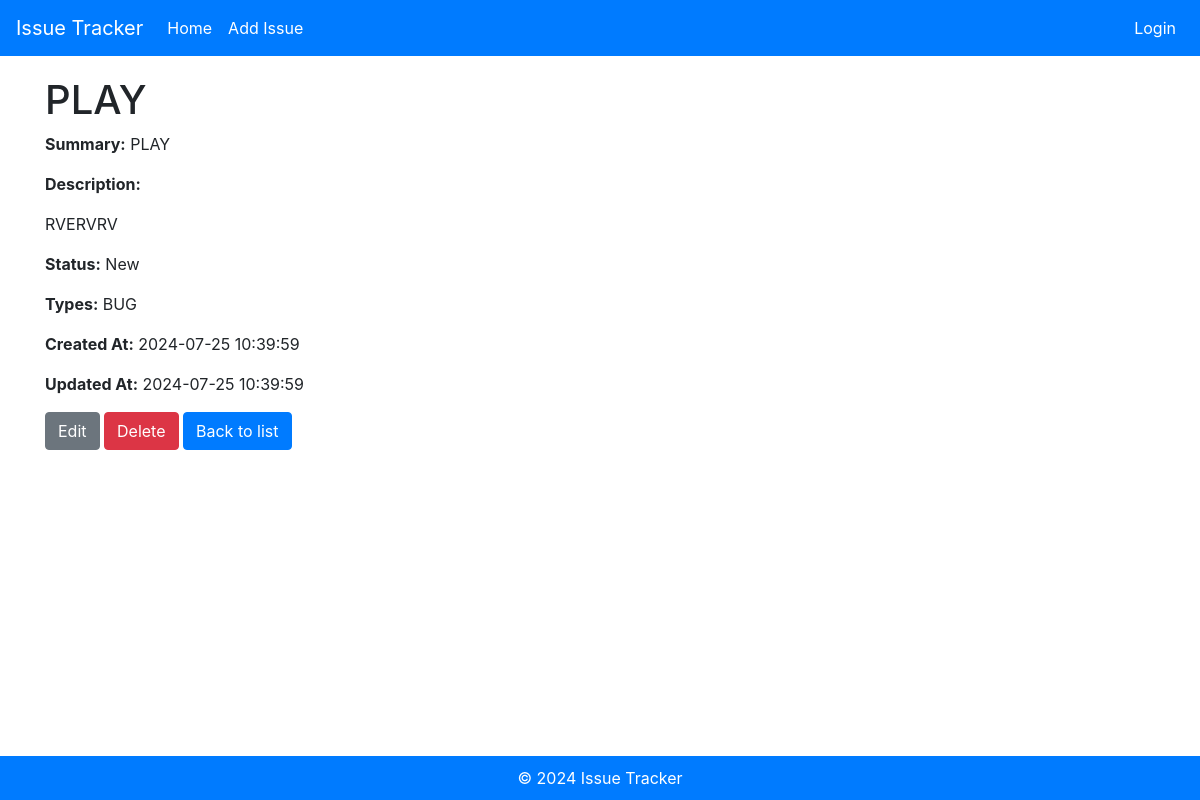
Page /issues/2/ on the earlier database version.
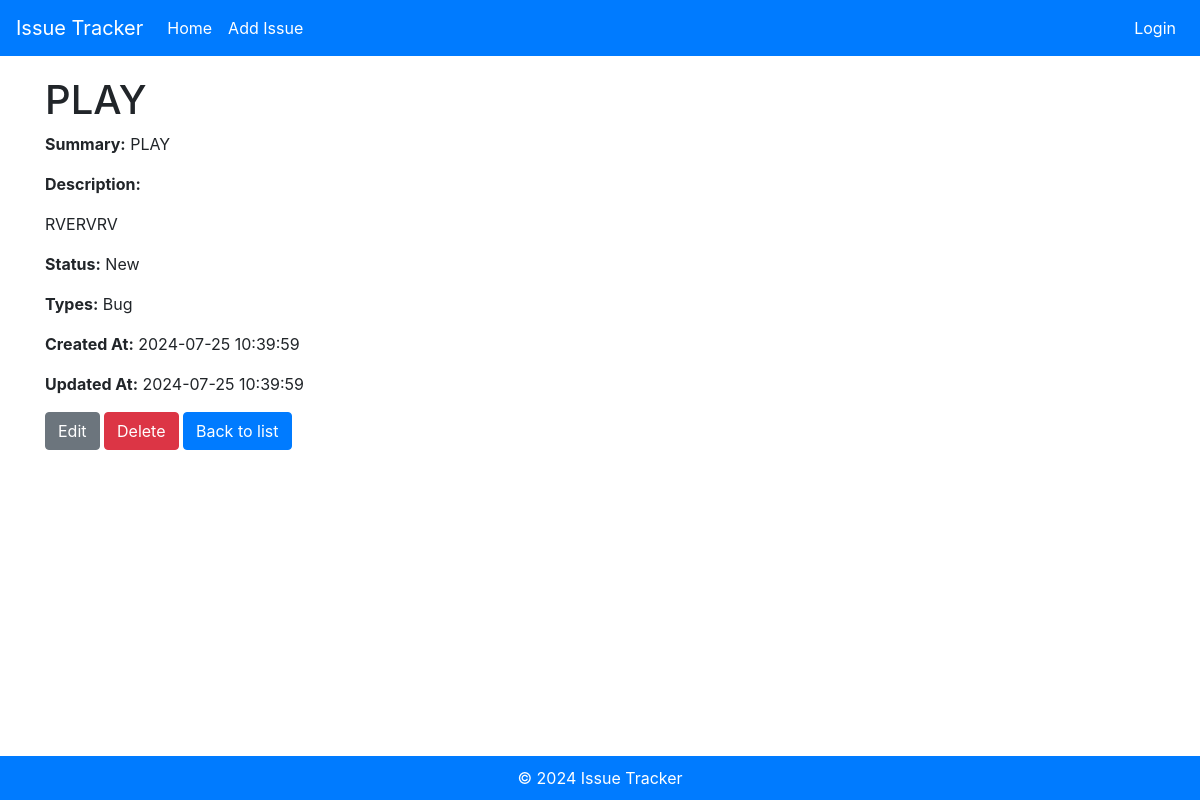
Same page on the later database version.
### issues/models.py (models this page shows, shortened)
class Issue(models.Model):
    summary = models.CharField(max_length=200)
    description = models.TextField(blank=True, null=True)
    status = models.ForeignKey(Status, on_delete=models.CASCADE)
    types = models.ManyToManyField(Type)
    created_at = models.DateTimeField(auto_now_add=True)
    updated_at = models.DateTimeField(auto_now=True)

class Status(models.Model):
    name = models.CharField(max_length=100)

class Type(models.Model):
    name = models.CharField(max_length=100)

### issues/views.py (the view)
# urls.py: path('issues/<int:pk>/', IssueDetailView.as_view(), name='issue_detail'),
class IssueDetailView(DetailView):
    model = Issue
    template_name = 'issue_detail.html'
    context_object_name = 'issue'

### issues/templates/issue_detail.html (shortened to what this page needs)
{% extends 'base.html' %}
{% block content %}
    <h1>{{ object.summary }}</h1>
    <p><strong>Summary:</strong> {{ object.summary }}</p>
    <p><strong>Description:</strong> {{ object.description|linebreaks }}</p>
    <p><strong>Status:</strong> {{ object.status.name }}</p>
    <p><strong>Types:</strong>
        {% for type in object.types.all %}
            {{ type.name }}{% if not forloop.last %}, {% endif %}
        {% empty %}
            No types assigned.
        {% endfor %}
    </p>
    <p><strong>Created At:</strong> {{ object.created_at|date:"Y-m-d H:i:s" }}</p>
    <p><strong>Updated At:</strong> {{ object.updated_at|date:"Y-m-d H:i:s" }}</p>
    <a class="btn btn-secondary" href="{% url 'issue_update' object.pk %}">Edit</a>
    <a class="btn btn-danger" href="{% url 'issue_delete' object.pk %}">Delete</a>
    <a class="btn btn-primary" href="{% url 'issue_list' %}">Back to list</a>
{% endblock %}

### issues/templates/base.html (shortened to what this page needs)
<!DOCTYPE html>
<html>
<head>
    {% load static %}
    <link rel="stylesheet" href="https://stackpath.bootstrapcdn.com/bootstrap/4.5.2/css/bootstrap.min.css">
</head>
<body>
    <nav class="navbar navbar-expand-lg">
        <a class="navbar-brand" href="{% url 'issue_list' %}">Issue Tracker</a>
        <div class="collapse navbar-collapse">
            <ul class="navbar-nav mr-auto">
                <li class="nav-item">
                    <a class="nav-link" href="{% url 'issue_list' %}">Home</a>
                </li>
                <li class="nav-item">
                    <a class="nav-link" href="{% url 'issue_create' %}">Add Issue</a>
                </li>
            </ul>
            <ul class="navbar-nav ml-auto">
                {% if user.is_authenticated %}
                    <li class="nav-item">
                        <form method="post" action="{% url 'logout' %}">
                            {% csrf_token %}
                            <button type="submit" class="btn btn-link nav-link" style="display: inline; padding: 0; border: none; background: none;">Logout</button>
                        </form>
                    </li>
                {% else %}
                    <li class="nav-item">
                        <a class="nav-link" href="{% url 'login' %}">Login</a>
                    </li>
                {% endif %}
            </ul>
        </div>
    </nav>
    <div class="container">
        {% block content %}{% endblock %}
    </div>
    <footer>
        &copy; 2024 Issue Tracker
    </footer>
</body>
</html>

### issues/templates/base.html (style rules this page uses)
.navbar { background-color: #007BFF; }
.navbar-brand, .nav-link { color: white !important; }
.container { margin-top: 20px; }
.btn-primary { background-color: #007BFF; border-color: #007BFF; }
footer { background-color: #007BFF; color: white; text-align: center; padding: 10px 0; position: fixed; bottom: 0; width: 100%; }

Differences in the rows shown:
changed Type: name "BUG" → "Bug"
